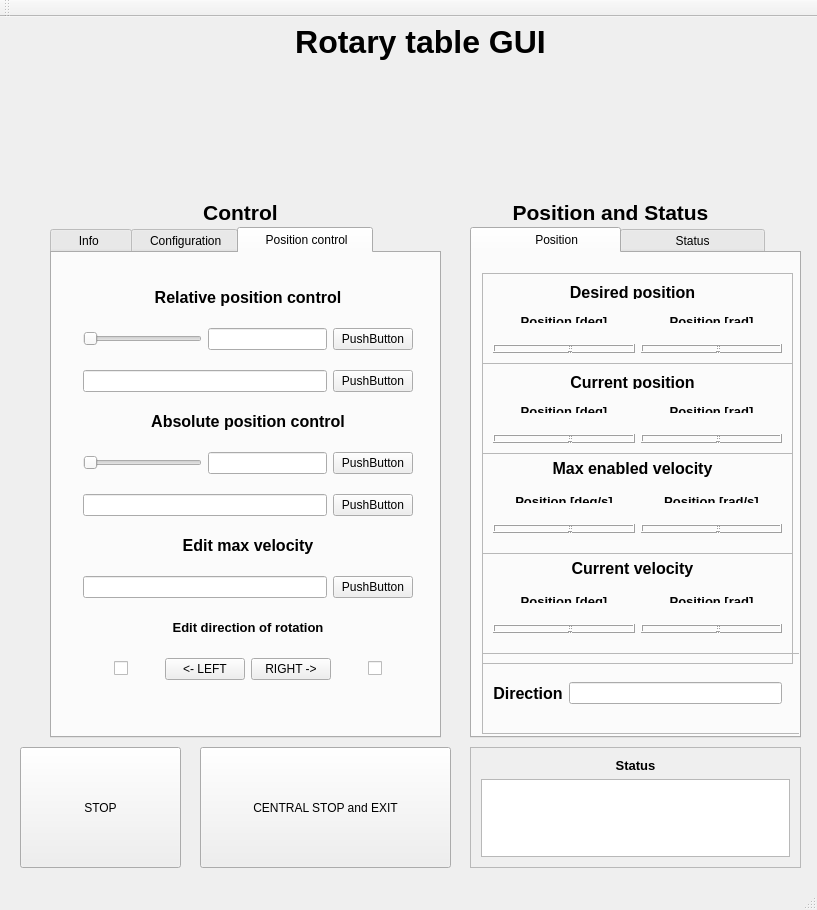
<?xml version="1.0" encoding="UTF-8"?>
<ui version="4.0">
 <class>MainWindow</class>
 <widget class="QMainWindow" name="MainWindow">
  <property name="geometry">
   <rect>
    <x>0</x>
    <y>0</y>
    <width>817</width>
    <height>910</height>
   </rect>
  </property>
  <property name="windowTitle">
   <string>MainWindow</string>
  </property>
  <widget class="QWidget" name="centralWidget">
   <widget class="QLabel" name="label_3">
    <property name="geometry">
     <rect>
      <x>240</x>
      <y>0</y>
      <width>361</width>
      <height>51</height>
     </rect>
    </property>
    <property name="text">
     <string>&lt;html&gt;&lt;head/&gt;&lt;body&gt;&lt;p align=&quot;center&quot;&gt;&lt;span style=&quot; font-size:24pt; font-weight:600;&quot;&gt;Rotary table GUI&lt;/span&gt;&lt;/p&gt;&lt;/body&gt;&lt;/html&gt;</string>
    </property>
   </widget>
   <widget class="QLabel" name="label_4">
    <property name="geometry">
     <rect>
      <x>180</x>
      <y>180</y>
      <width>121</width>
      <height>31</height>
     </rect>
    </property>
    <property name="text">
     <string>&lt;html&gt;&lt;head/&gt;&lt;body&gt;&lt;p align=&quot;center&quot;&gt;&lt;span style=&quot; font-size:16pt; font-weight:600;&quot;&gt;Control&lt;/span&gt;&lt;/p&gt;&lt;/body&gt;&lt;/html&gt;</string>
    </property>
   </widget>
   <widget class="QLabel" name="label_5">
    <property name="geometry">
     <rect>
      <x>490</x>
      <y>180</y>
      <width>241</width>
      <height>31</height>
     </rect>
    </property>
    <property name="text">
     <string>&lt;html&gt;&lt;head/&gt;&lt;body&gt;&lt;p align=&quot;center&quot;&gt;&lt;span style=&quot; font-size:16pt; font-weight:600;&quot;&gt;Position and Status&lt;/span&gt;&lt;/p&gt;&lt;/body&gt;&lt;/html&gt;</string>
    </property>
   </widget>
   <widget class="QTabWidget" name="control_Tabwidget">
    <property name="geometry">
     <rect>
      <x>50</x>
      <y>210</y>
      <width>391</width>
      <height>511</height>
     </rect>
    </property>
    <property name="currentIndex">
     <number>2</number>
    </property>
    <widget class="QWidget" name="tab_1">
     <attribute name="title">
      <string>     Info      </string>
     </attribute>
     <widget class="QLabel" name="label_98">
      <property name="geometry">
       <rect>
        <x>20</x>
        <y>10</y>
        <width>341</width>
        <height>431</height>
       </rect>
      </property>
      <property name="text">
       <string>&lt;html&gt;&lt;head/&gt;&lt;body&gt;&lt;p align=&quot;center&quot;&gt;&lt;span style=&quot; font-size:14pt; font-weight:600;&quot;&gt;Wellcome to ROTARY TABLE&lt;br/&gt;Graphical User Interface&lt;/span&gt;&lt;/p&gt;&lt;p&gt;&lt;br/&gt;&lt;/p&gt;&lt;p&gt;&lt;br/&gt;&lt;/p&gt;&lt;p&gt;&lt;br/&gt;&lt;/p&gt;&lt;p&gt;&lt;br/&gt;&lt;/p&gt;&lt;p&gt;&lt;br/&gt;&lt;/p&gt;&lt;p&gt;&lt;br/&gt;&lt;/p&gt;&lt;p&gt;&lt;br/&gt;&lt;/p&gt;&lt;p&gt;&lt;span style=&quot; font-size:10pt; font-weight:600; font-style:italic;&quot;&gt;This GUI was provided by SENSODRIVE &lt;/span&gt;&lt;/p&gt;&lt;p&gt;&lt;span style=&quot; font-size:10pt; font-weight:600; font-style:italic;&quot;&gt;and Viktor Dluhos&lt;/span&gt;&lt;/p&gt;&lt;p&gt;&lt;br/&gt;&lt;/p&gt;&lt;/body&gt;&lt;/html&gt;</string>
      </property>
     </widget>
     <widget class="QLabel" name="label">
      <property name="geometry">
       <rect>
        <x>50</x>
        <y>60</y>
        <width>291</width>
        <height>151</height>
       </rect>
      </property>
      <property name="text">
       <string/>
      </property>
      <property name="pixmap">
       <pixmap>../../rotary_table_gui/pictures/IMG_20171006_175133_preview.jpeg</pixmap>
      </property>
      <property name="scaledContents">
       <bool>true</bool>
      </property>
     </widget>
     <widget class="QLabel" name="label_9">
      <property name="geometry">
       <rect>
        <x>90</x>
        <y>220</y>
        <width>191</width>
        <height>151</height>
       </rect>
      </property>
      <property name="text">
       <string/>
      </property>
      <property name="pixmap">
       <pixmap>../../rotary_table_gui/pictures/IMG_20171006_175125_preview.jpeg</pixmap>
      </property>
      <property name="scaledContents">
       <bool>true</bool>
      </property>
     </widget>
    </widget>
    <widget class="QWidget" name="tab_2">
     <attribute name="title">
      <string>  Configuration </string>
     </attribute>
     <widget class="QLabel" name="label_28">
      <property name="geometry">
       <rect>
        <x>10</x>
        <y>10</y>
        <width>361</width>
        <height>231</height>
       </rect>
      </property>
      <property name="text">
       <string/>
      </property>
      <property name="pixmap">
       <pixmap>../../rotary_table_gui/pictures/Screenshot from 2017-10-11 16-52-30.png</pixmap>
      </property>
      <property name="scaledContents">
       <bool>true</bool>
      </property>
     </widget>
     <widget class="QFrame" name="frame_8">
      <property name="geometry">
       <rect>
        <x>10</x>
        <y>250</y>
        <width>361</width>
        <height>131</height>
       </rect>
      </property>
      <property name="frameShape">
       <enum>QFrame::StyledPanel</enum>
      </property>
      <property name="frameShadow">
       <enum>QFrame::Raised</enum>
      </property>
      <widget class="QPushButton" name="config_OFF_PB">
       <property name="geometry">
        <rect>
         <x>10</x>
         <y>10</y>
         <width>161</width>
         <height>51</height>
        </rect>
       </property>
       <property name="text">
        <string>OFF</string>
       </property>
      </widget>
      <widget class="QPushButton" name="config_READY_PB">
       <property name="geometry">
        <rect>
         <x>190</x>
         <y>10</y>
         <width>161</width>
         <height>51</height>
        </rect>
       </property>
       <property name="text">
        <string>READY</string>
       </property>
      </widget>
      <widget class="QPushButton" name="config_ON_PB">
       <property name="geometry">
        <rect>
         <x>10</x>
         <y>70</y>
         <width>161</width>
         <height>51</height>
        </rect>
       </property>
       <property name="text">
        <string>ON</string>
       </property>
      </widget>
      <widget class="QPushButton" name="config_ERROR_PB">
       <property name="geometry">
        <rect>
         <x>190</x>
         <y>70</y>
         <width>161</width>
         <height>51</height>
        </rect>
       </property>
       <property name="text">
        <string>ERROR</string>
       </property>
      </widget>
     </widget>
     <widget class="QFrame" name="frame_9">
      <property name="geometry">
       <rect>
        <x>10</x>
        <y>380</y>
        <width>361</width>
        <height>81</height>
       </rect>
      </property>
      <property name="frameShape">
       <enum>QFrame::StyledPanel</enum>
      </property>
      <property name="frameShadow">
       <enum>QFrame::Raised</enum>
      </property>
      <widget class="QWidget" name="horizontalLayoutWidget_18">
       <property name="geometry">
        <rect>
         <x>0</x>
         <y>0</y>
         <width>361</width>
         <height>80</height>
        </rect>
       </property>
       <layout class="QHBoxLayout" name="horizontalLayout_18">
        <item>
         <widget class="QLabel" name="label_26">
          <property name="text">
           <string>&lt;html&gt;&lt;head/&gt;&lt;body&gt;&lt;p align=&quot;center&quot;&gt;&lt;span style=&quot; font-size:10pt; font-weight:600;&quot;&gt;Working state&lt;/span&gt;&lt;/p&gt;&lt;/body&gt;&lt;/html&gt;</string>
          </property>
         </widget>
        </item>
        <item>
         <widget class="QLineEdit" name="config_workingState_LE"/>
        </item>
       </layout>
      </widget>
     </widget>
    </widget>
    <widget class="QWidget" name="tab_3">
     <attribute name="title">
      <string>     Position control    </string>
     </attribute>
     <widget class="QWidget" name="verticalLayoutWidget">
      <property name="geometry">
       <rect>
        <x>20</x>
        <y>10</y>
        <width>352</width>
        <height>451</height>
       </rect>
      </property>
      <layout class="QVBoxLayout" name="verticalLayout">
       <item>
        <widget class="QLabel" name="label_6">
         <property name="maximumSize">
          <size>
           <width>16777215</width>
           <height>20</height>
          </size>
         </property>
         <property name="text">
          <string>&lt;html&gt;&lt;head/&gt;&lt;body&gt;&lt;p align=&quot;center&quot;&gt;&lt;span style=&quot; font-size:12pt; font-weight:600;&quot;&gt;Relative position control&lt;/span&gt;&lt;/p&gt;&lt;/body&gt;&lt;/html&gt;</string>
         </property>
        </widget>
       </item>
       <item>
        <layout class="QVBoxLayout" name="verticalLayout_2">
         <item>
          <layout class="QHBoxLayout" name="horizontalLayout">
           <item>
            <widget class="QSlider" name="relativeControl_slider_SLIDER">
             <property name="maximum">
              <number>3600</number>
             </property>
             <property name="singleStep">
              <number>1</number>
             </property>
             <property name="orientation">
              <enum>Qt::Horizontal</enum>
             </property>
            </widget>
           </item>
           <item>
            <widget class="QLineEdit" name="relativeControl_slider_LE"/>
           </item>
           <item>
            <widget class="QPushButton" name="relativeControl_slider_PB">
             <property name="text">
              <string>PushButton</string>
             </property>
            </widget>
           </item>
          </layout>
         </item>
        </layout>
       </item>
       <item>
        <layout class="QHBoxLayout" name="horizontalLayout_2">
         <item>
          <widget class="QLineEdit" name="relativeControl_input_LE"/>
         </item>
         <item>
          <widget class="QPushButton" name="relativeControl_input_PB">
           <property name="text">
            <string>PushButton</string>
           </property>
          </widget>
         </item>
        </layout>
       </item>
       <item>
        <widget class="QLabel" name="label_7">
         <property name="maximumSize">
          <size>
           <width>16777215</width>
           <height>20</height>
          </size>
         </property>
         <property name="text">
          <string>&lt;html&gt;&lt;head/&gt;&lt;body&gt;&lt;p align=&quot;center&quot;&gt;&lt;span style=&quot; font-size:12pt; font-weight:600;&quot;&gt;Absolute position control&lt;/span&gt;&lt;/p&gt;&lt;/body&gt;&lt;/html&gt;</string>
         </property>
        </widget>
       </item>
       <item>
        <layout class="QHBoxLayout" name="horizontalLayout_3">
         <item>
          <widget class="QSlider" name="absoluteControl_slider_SLIDER">
           <property name="maximum">
            <number>3600</number>
           </property>
           <property name="orientation">
            <enum>Qt::Horizontal</enum>
           </property>
          </widget>
         </item>
         <item>
          <widget class="QLineEdit" name="absoluteControl_slider_LE"/>
         </item>
         <item>
          <widget class="QPushButton" name="absoluteControl_slider_PB">
           <property name="text">
            <string>PushButton</string>
           </property>
          </widget>
         </item>
        </layout>
       </item>
       <item>
        <layout class="QHBoxLayout" name="horizontalLayout_4">
         <item>
          <widget class="QLineEdit" name="absoluteControl_input_LE"/>
         </item>
         <item>
          <widget class="QPushButton" name="absoluteControl_input_PB">
           <property name="text">
            <string>PushButton</string>
           </property>
          </widget>
         </item>
        </layout>
       </item>
       <item>
        <widget class="QLabel" name="label_8">
         <property name="maximumSize">
          <size>
           <width>16777215</width>
           <height>20</height>
          </size>
         </property>
         <property name="text">
          <string>&lt;html&gt;&lt;head/&gt;&lt;body&gt;&lt;p align=&quot;center&quot;&gt;&lt;span style=&quot; font-size:12pt; font-weight:600;&quot;&gt;Edit max velocity&lt;/span&gt;&lt;/p&gt;&lt;/body&gt;&lt;/html&gt;</string>
         </property>
        </widget>
       </item>
       <item>
        <layout class="QHBoxLayout" name="horizontalLayout_5">
         <item>
          <widget class="QLineEdit" name="MaxVelocity_input_LE"/>
         </item>
         <item>
          <widget class="QPushButton" name="MaxVelocity_input_PB">
           <property name="text">
            <string>PushButton</string>
           </property>
          </widget>
         </item>
        </layout>
       </item>
       <item>
        <widget class="QLabel" name="label_25">
         <property name="maximumSize">
          <size>
           <width>16777215</width>
           <height>20</height>
          </size>
         </property>
         <property name="text">
          <string>&lt;html&gt;&lt;head/&gt;&lt;body&gt;&lt;p align=&quot;center&quot;&gt;&lt;span style=&quot; font-size:10pt; font-weight:600;&quot;&gt;Edit direction of rotation&lt;/span&gt;&lt;/p&gt;&lt;/body&gt;&lt;/html&gt;</string>
         </property>
        </widget>
       </item>
       <item>
        <layout class="QHBoxLayout" name="horizontalLayout_16">
         <item alignment="Qt::AlignHCenter">
          <widget class="QCheckBox" name="direction_LEFT_CB">
           <property name="text">
            <string/>
           </property>
          </widget>
         </item>
         <item>
          <widget class="QPushButton" name="direction_LEFT_PB">
           <property name="text">
            <string>&lt;- LEFT</string>
           </property>
          </widget>
         </item>
         <item>
          <widget class="QPushButton" name="direction_RIGHT_PB">
           <property name="text">
            <string>RIGHT -&gt;</string>
           </property>
          </widget>
         </item>
         <item alignment="Qt::AlignHCenter">
          <widget class="QCheckBox" name="direction_RIGHT_CB">
           <property name="text">
            <string/>
           </property>
          </widget>
         </item>
        </layout>
       </item>
      </layout>
     </widget>
    </widget>
   </widget>
   <widget class="QTabWidget" name="positionAndStatus_TabWidget">
    <property name="geometry">
     <rect>
      <x>470</x>
      <y>210</y>
      <width>331</width>
      <height>511</height>
     </rect>
    </property>
    <property name="currentIndex">
     <number>0</number>
    </property>
    <widget class="QWidget" name="tab_1">
     <attribute name="title">
      <string>                Position         </string>
     </attribute>
     <widget class="QFrame" name="frame">
      <property name="geometry">
       <rect>
        <x>10</x>
        <y>20</y>
        <width>311</width>
        <height>91</height>
       </rect>
      </property>
      <property name="frameShape">
       <enum>QFrame::StyledPanel</enum>
      </property>
      <property name="frameShadow">
       <enum>QFrame::Raised</enum>
      </property>
      <widget class="QLabel" name="label_10">
       <property name="geometry">
        <rect>
         <x>70</x>
         <y>10</y>
         <width>161</width>
         <height>16</height>
        </rect>
       </property>
       <property name="text">
        <string>&lt;html&gt;&lt;head/&gt;&lt;body&gt;&lt;p align=&quot;center&quot;&gt;&lt;span style=&quot; font-size:12pt; font-weight:600;&quot;&gt;Desired position&lt;/span&gt;&lt;/p&gt;&lt;/body&gt;&lt;/html&gt;</string>
       </property>
      </widget>
      <widget class="QWidget" name="horizontalLayoutWidget_6">
       <property name="geometry">
        <rect>
         <x>0</x>
         <y>30</y>
         <width>311</width>
         <height>31</height>
        </rect>
       </property>
       <layout class="QHBoxLayout" name="horizontalLayout_6">
        <item>
         <widget class="QLabel" name="label_12">
          <property name="text">
           <string>&lt;html&gt;&lt;head/&gt;&lt;body&gt;&lt;p align=&quot;center&quot;&gt;&lt;span style=&quot; font-size:10pt; font-weight:600;&quot;&gt;Position [deg]&lt;/span&gt;&lt;/p&gt;&lt;/body&gt;&lt;/html&gt;</string>
          </property>
         </widget>
        </item>
        <item>
         <widget class="QLabel" name="label_11">
          <property name="text">
           <string>&lt;html&gt;&lt;head/&gt;&lt;body&gt;&lt;p align=&quot;center&quot;&gt;&lt;span style=&quot; font-size:10pt; font-weight:600;&quot;&gt;Position [rad]&lt;/span&gt;&lt;/p&gt;&lt;/body&gt;&lt;/html&gt;</string>
          </property>
         </widget>
        </item>
       </layout>
      </widget>
      <widget class="QWidget" name="horizontalLayoutWidget_7">
       <property name="geometry">
        <rect>
         <x>0</x>
         <y>60</y>
         <width>311</width>
         <height>31</height>
        </rect>
       </property>
       <layout class="QHBoxLayout" name="horizontalLayout_7">
        <item>
         <widget class="QLCDNumber" name="desiredPositionDeg_LCD"/>
        </item>
        <item>
         <widget class="QLCDNumber" name="desiredPositionRad_LCD"/>
        </item>
       </layout>
      </widget>
     </widget>
     <widget class="QFrame" name="frame_3">
      <property name="geometry">
       <rect>
        <x>10</x>
        <y>200</y>
        <width>311</width>
        <height>101</height>
       </rect>
      </property>
      <property name="frameShape">
       <enum>QFrame::StyledPanel</enum>
      </property>
      <property name="frameShadow">
       <enum>QFrame::Raised</enum>
      </property>
      <widget class="QLabel" name="label_19">
       <property name="geometry">
        <rect>
         <x>50</x>
         <y>6</y>
         <width>201</width>
         <height>20</height>
        </rect>
       </property>
       <property name="text">
        <string>&lt;html&gt;&lt;head/&gt;&lt;body&gt;&lt;p align=&quot;center&quot;&gt;&lt;span style=&quot; font-size:12pt; font-weight:600;&quot;&gt;Max enabled velocity&lt;/span&gt;&lt;/p&gt;&lt;/body&gt;&lt;/html&gt;</string>
       </property>
      </widget>
      <widget class="QWidget" name="horizontalLayoutWidget_12">
       <property name="geometry">
        <rect>
         <x>0</x>
         <y>30</y>
         <width>311</width>
         <height>31</height>
        </rect>
       </property>
       <layout class="QHBoxLayout" name="horizontalLayout_12">
        <item>
         <widget class="QLabel" name="label_20">
          <property name="text">
           <string>&lt;html&gt;&lt;head/&gt;&lt;body&gt;&lt;p align=&quot;center&quot;&gt;&lt;span style=&quot; font-size:10pt; font-weight:600;&quot;&gt;Position [deg/s]&lt;/span&gt;&lt;/p&gt;&lt;/body&gt;&lt;/html&gt;</string>
          </property>
         </widget>
        </item>
        <item>
         <widget class="QLabel" name="label_21">
          <property name="text">
           <string>&lt;html&gt;&lt;head/&gt;&lt;body&gt;&lt;p align=&quot;center&quot;&gt;&lt;span style=&quot; font-size:10pt; font-weight:600;&quot;&gt;Position [rad/s]&lt;/span&gt;&lt;/p&gt;&lt;/body&gt;&lt;/html&gt;</string>
          </property>
         </widget>
        </item>
       </layout>
      </widget>
      <widget class="QWidget" name="horizontalLayoutWidget_13">
       <property name="geometry">
        <rect>
         <x>0</x>
         <y>60</y>
         <width>311</width>
         <height>31</height>
        </rect>
       </property>
       <layout class="QHBoxLayout" name="horizontalLayout_13">
        <item>
         <widget class="QLCDNumber" name="maxVelocityDeg_LCD"/>
        </item>
        <item>
         <widget class="QLCDNumber" name="maxVelocityRad_LCD"/>
        </item>
       </layout>
      </widget>
     </widget>
     <widget class="QFrame" name="frame_4">
      <property name="geometry">
       <rect>
        <x>10</x>
        <y>300</y>
        <width>311</width>
        <height>111</height>
       </rect>
      </property>
      <property name="frameShape">
       <enum>QFrame::StyledPanel</enum>
      </property>
      <property name="frameShadow">
       <enum>QFrame::Raised</enum>
      </property>
      <widget class="QLabel" name="label_22">
       <property name="geometry">
        <rect>
         <x>70</x>
         <y>5</y>
         <width>161</width>
         <height>21</height>
        </rect>
       </property>
       <property name="text">
        <string>&lt;html&gt;&lt;head/&gt;&lt;body&gt;&lt;p align=&quot;center&quot;&gt;&lt;span style=&quot; font-size:12pt; font-weight:600;&quot;&gt;Current velocity&lt;/span&gt;&lt;/p&gt;&lt;/body&gt;&lt;/html&gt;</string>
       </property>
      </widget>
      <widget class="QWidget" name="horizontalLayoutWidget_14">
       <property name="geometry">
        <rect>
         <x>0</x>
         <y>30</y>
         <width>311</width>
         <height>31</height>
        </rect>
       </property>
       <layout class="QHBoxLayout" name="horizontalLayout_14">
        <item>
         <widget class="QLabel" name="label_23">
          <property name="text">
           <string>&lt;html&gt;&lt;head/&gt;&lt;body&gt;&lt;p align=&quot;center&quot;&gt;&lt;span style=&quot; font-size:10pt; font-weight:600;&quot;&gt;Position [deg]&lt;/span&gt;&lt;/p&gt;&lt;/body&gt;&lt;/html&gt;</string>
          </property>
         </widget>
        </item>
        <item>
         <widget class="QLabel" name="label_24">
          <property name="text">
           <string>&lt;html&gt;&lt;head/&gt;&lt;body&gt;&lt;p align=&quot;center&quot;&gt;&lt;span style=&quot; font-size:10pt; font-weight:600;&quot;&gt;Position [rad]&lt;/span&gt;&lt;/p&gt;&lt;/body&gt;&lt;/html&gt;</string>
          </property>
         </widget>
        </item>
       </layout>
      </widget>
      <widget class="QWidget" name="horizontalLayoutWidget_15">
       <property name="geometry">
        <rect>
         <x>0</x>
         <y>60</y>
         <width>311</width>
         <height>31</height>
        </rect>
       </property>
       <layout class="QHBoxLayout" name="horizontalLayout_15">
        <item>
         <widget class="QLCDNumber" name="currentVelocityDeg_LCD"/>
        </item>
        <item>
         <widget class="QLCDNumber" name="currentVelocityRad_LCD"/>
        </item>
       </layout>
      </widget>
     </widget>
     <widget class="QFrame" name="frame_2">
      <property name="geometry">
       <rect>
        <x>10</x>
        <y>110</y>
        <width>311</width>
        <height>91</height>
       </rect>
      </property>
      <property name="frameShape">
       <enum>QFrame::StyledPanel</enum>
      </property>
      <property name="frameShadow">
       <enum>QFrame::Raised</enum>
      </property>
      <widget class="QLabel" name="label_16">
       <property name="geometry">
        <rect>
         <x>70</x>
         <y>10</y>
         <width>161</width>
         <height>16</height>
        </rect>
       </property>
       <property name="text">
        <string>&lt;html&gt;&lt;head/&gt;&lt;body&gt;&lt;p align=&quot;center&quot;&gt;&lt;span style=&quot; font-size:12pt; font-weight:600;&quot;&gt;Current position&lt;/span&gt;&lt;/p&gt;&lt;/body&gt;&lt;/html&gt;</string>
       </property>
      </widget>
      <widget class="QWidget" name="horizontalLayoutWidget_10">
       <property name="geometry">
        <rect>
         <x>0</x>
         <y>30</y>
         <width>311</width>
         <height>31</height>
        </rect>
       </property>
       <layout class="QHBoxLayout" name="horizontalLayout_10">
        <item>
         <widget class="QLabel" name="label_17">
          <property name="text">
           <string>&lt;html&gt;&lt;head/&gt;&lt;body&gt;&lt;p align=&quot;center&quot;&gt;&lt;span style=&quot; font-size:10pt; font-weight:600;&quot;&gt;Position [deg]&lt;/span&gt;&lt;/p&gt;&lt;/body&gt;&lt;/html&gt;</string>
          </property>
         </widget>
        </item>
        <item>
         <widget class="QLabel" name="label_18">
          <property name="text">
           <string>&lt;html&gt;&lt;head/&gt;&lt;body&gt;&lt;p align=&quot;center&quot;&gt;&lt;span style=&quot; font-size:10pt; font-weight:600;&quot;&gt;Position [rad]&lt;/span&gt;&lt;/p&gt;&lt;/body&gt;&lt;/html&gt;</string>
          </property>
         </widget>
        </item>
       </layout>
      </widget>
      <widget class="QWidget" name="horizontalLayoutWidget_11">
       <property name="geometry">
        <rect>
         <x>0</x>
         <y>60</y>
         <width>311</width>
         <height>31</height>
        </rect>
       </property>
       <layout class="QHBoxLayout" name="horizontalLayout_11">
        <item>
         <widget class="QLCDNumber" name="currentPositionDeg_LCD"/>
        </item>
        <item>
         <widget class="QLCDNumber" name="currentPositionRad_LCD"/>
        </item>
       </layout>
      </widget>
     </widget>
     <widget class="QFrame" name="frame_5">
      <property name="geometry">
       <rect>
        <x>10</x>
        <y>400</y>
        <width>321</width>
        <height>81</height>
       </rect>
      </property>
      <property name="frameShape">
       <enum>QFrame::StyledPanel</enum>
      </property>
      <property name="frameShadow">
       <enum>QFrame::Raised</enum>
      </property>
      <widget class="QWidget" name="horizontalLayoutWidget_17">
       <property name="geometry">
        <rect>
         <x>0</x>
         <y>10</y>
         <width>311</width>
         <height>61</height>
        </rect>
       </property>
       <layout class="QHBoxLayout" name="horizontalLayout_17">
        <item>
         <widget class="QLabel" name="label_27">
          <property name="text">
           <string>&lt;html&gt;&lt;head/&gt;&lt;body&gt;&lt;p align=&quot;center&quot;&gt;&lt;span style=&quot; font-size:12pt; font-weight:600;&quot;&gt;Direction&lt;/span&gt;&lt;/p&gt;&lt;/body&gt;&lt;/html&gt;</string>
          </property>
         </widget>
        </item>
        <item>
         <widget class="QLineEdit" name="direction_LE"/>
        </item>
       </layout>
      </widget>
     </widget>
    </widget>
    <widget class="QWidget" name="tab_2">
     <attribute name="title">
      <string>             Status             </string>
     </attribute>
    </widget>
   </widget>
   <widget class="QLabel" name="label_2">
    <property name="geometry">
     <rect>
      <x>20</x>
      <y>50</y>
      <width>771</width>
      <height>121</height>
     </rect>
    </property>
    <property name="text">
     <string/>
    </property>
    <property name="pixmap">
     <pixmap>../../rotary_table_gui/pictures/Sensodrive-LogoE.gif</pixmap>
    </property>
    <property name="scaledContents">
     <bool>true</bool>
    </property>
   </widget>
   <widget class="QPushButton" name="stop_PB">
    <property name="geometry">
     <rect>
      <x>20</x>
      <y>730</y>
      <width>161</width>
      <height>121</height>
     </rect>
    </property>
    <property name="text">
     <string>STOP</string>
    </property>
   </widget>
   <widget class="QPushButton" name="centralStop_PB">
    <property name="geometry">
     <rect>
      <x>200</x>
      <y>730</y>
      <width>251</width>
      <height>121</height>
     </rect>
    </property>
    <property name="text">
     <string>CENTRAL STOP and EXIT</string>
    </property>
   </widget>
   <widget class="QFrame" name="frame_6">
    <property name="geometry">
     <rect>
      <x>470</x>
      <y>730</y>
      <width>331</width>
      <height>121</height>
     </rect>
    </property>
    <property name="frameShape">
     <enum>QFrame::StyledPanel</enum>
    </property>
    <property name="frameShadow">
     <enum>QFrame::Raised</enum>
    </property>
    <widget class="QWidget" name="verticalLayoutWidget_4">
     <property name="geometry">
      <rect>
       <x>0</x>
       <y>0</y>
       <width>331</width>
       <height>121</height>
      </rect>
     </property>
     <layout class="QVBoxLayout" name="verticalLayout_4">
      <item>
       <widget class="QLabel" name="label_29">
        <property name="text">
         <string>&lt;html&gt;&lt;head/&gt;&lt;body&gt;&lt;p align=&quot;center&quot;&gt;&lt;span style=&quot; font-size:10pt; font-weight:600;&quot;&gt;Status&lt;/span&gt;&lt;/p&gt;&lt;/body&gt;&lt;/html&gt;</string>
        </property>
       </widget>
      </item>
      <item>
       <widget class="QTextEdit" name="status_TE"/>
      </item>
     </layout>
    </widget>
   </widget>
  </widget>
  <widget class="QMenuBar" name="menuBar">
   <property name="geometry">
    <rect>
     <x>0</x>
     <y>0</y>
     <width>817</width>
     <height>19</height>
    </rect>
   </property>
  </widget>
  <widget class="QToolBar" name="mainToolBar">
   <attribute name="toolBarArea">
    <enum>TopToolBarArea</enum>
   </attribute>
   <attribute name="toolBarBreak">
    <bool>false</bool>
   </attribute>
  </widget>
  <widget class="QStatusBar" name="statusBar"/>
 </widget>
 <layoutdefault spacing="6" margin="11"/>
 <resources/>
 <connections/>
</ui>
